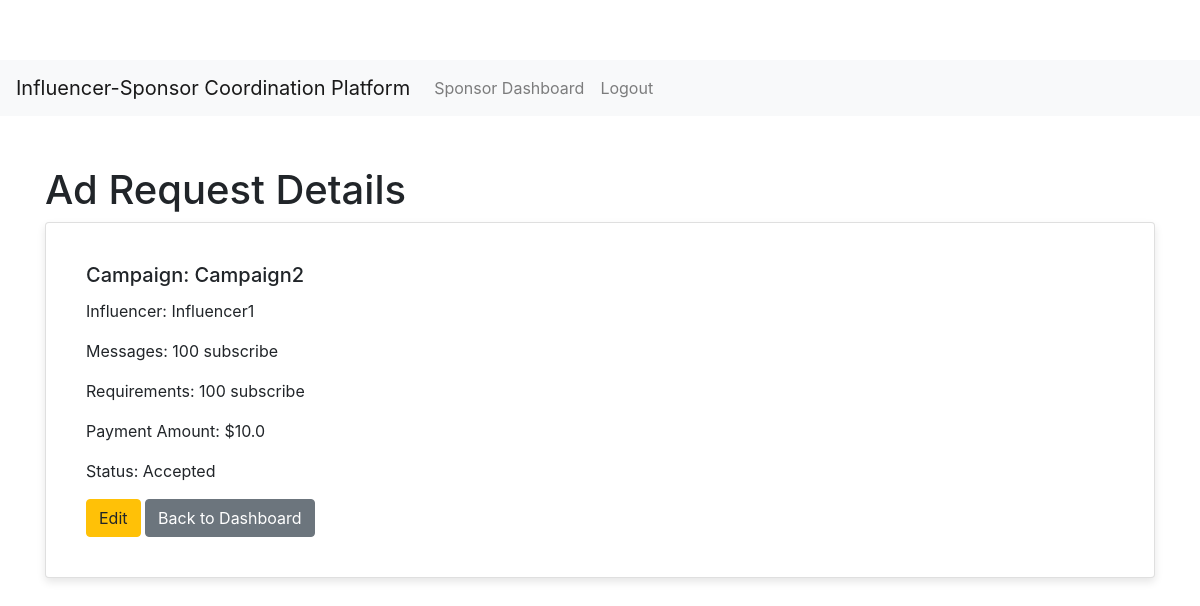
Screenshot of /sponsor/view_ad_request/3 (signed in) with the database file from the repository.
### app/models.py (models this page shows, shortened)
class Campaign(db.Model):
    id = db.Column(db.Integer, primary_key=True)
    name = db.Column(db.String(100), nullable=False)
    description = db.Column(db.Text, nullable=False)
    start_date = db.Column(db.DateTime, nullable=False, default=datetime.utcnow)
    end_date = db.Column(db.DateTime, nullable=False)
    budget = db.Column(db.Float, nullable=False)
    visibility = db.Column(db.String(10), nullable=False)  # 'public', 'private'
    goals = db.Column(db.Text, nullable=False)
    sponsor_id = db.Column(db.Integer, db.ForeignKey('user.id'), nullable=False)
    sponsor = db.relationship('User', backref='campaigns')
    flagged = db.Column(db.Boolean, default=False)

class User(db.Model, UserMixin):
    id = db.Column(db.Integer, primary_key=True)
    username = db.Column(db.String(20), unique=True, nullable=False, index=True)
    email = db.Column(db.String(120), unique=True, nullable=False, index=True)
    password = db.Column(db.String(60), nullable=False)
    role = db.Column(db.String(20), nullable=False)  # 'influencer', 'admin', 'sponsor'
    flagged = db.Column(db.Boolean, default=False)
    influencer_profile = db.relationship('InfluencerProfile', backref='user', uselist=False)

class AdRequest(db.Model):
    id = db.Column(db.Integer, primary_key=True)
    campaign_id = db.Column(db.Integer, db.ForeignKey('campaign.id'), nullable=False)
    influencer_id = db.Column(db.Integer, db.ForeignKey('user.id'), nullable=False)
    messages = db.Column(db.Text, nullable=False)
    requirements = db.Column(db.String(50), nullable=False)
    payment_amount = db.Column(db.Float, nullable=False)
    status = db.Column(db.String(15), nullable=False, default='Pending')  # Set default to 'Pending'
    campaign = db.relationship('Campaign', backref='ad_requests')
    influencer = db.relationship('User', backref='ad_requests')                  # Reverse relationship

### app/views/sponsor.py (the view)
@sponsor_bp.route('/view_ad_request/<int:ad_request_id>')
@login_required
def view_ad_request(ad_request_id):
    ad_request = AdRequest.query.get_or_404(ad_request_id)
    return render_template('sponsor/view_ad_request.html', ad_request=ad_request)

### app/models.py (called while the page is built)
@login_manager.user_loader
def load_user(user_id):
    return User.query.get(int(user_id))

### app/templates/sponsor/view_ad_request.html (shortened to what this page needs)
{% extends "layout.html" %}
{% block content %}
<h1>Ad Request Details</h1>
<div class="card">
    <div class="card-body">
        <h5 class="card-title">Campaign: {{ ad_request.campaign.name }}</h5>
        <p class="card-text">Influencer: {{ ad_request.influencer.username }}</p>
        <p class="card-text">Messages: {{ ad_request.messages }}</p>
        <p class="card-text">Requirements: {{ ad_request.requirements }}</p>
        <p class="card-text">Payment Amount: ${{ ad_request.payment_amount }}</p>
        <p class="card-text">Status: {{ ad_request.status }}</p>
        <a href="{{ url_for('sponsor.edit_ad_request', ad_request_id=ad_request.id) }}" class="btn btn-warning">Edit</a>
        <a href="{{ url_for('sponsor.dashboard') }}" class="btn btn-secondary">Back to Dashboard</a>
    </div>
</div>
{% endblock %}

### app/static/css/style.css (style rules this page uses)
body { padding-top: 60px; background-color: #f8f9fa; }
.card { border-radius: 8px; box-shadow: 0 4px 8px rgba(0, 0, 0, 0.1); background-color: #ffffff; padding: 20px; }
.btn { padding: 10px 20px; border-radius: 5px; font-size: 1.1rem; }

### rows the page displays
Campaign: campaign.name "Campaign2"
User: influencer.username "Influencer1"
AdRequest: messages "100 subscribe", requirements "100 subscribe", payment_amount "10.0", status "Accepted"
